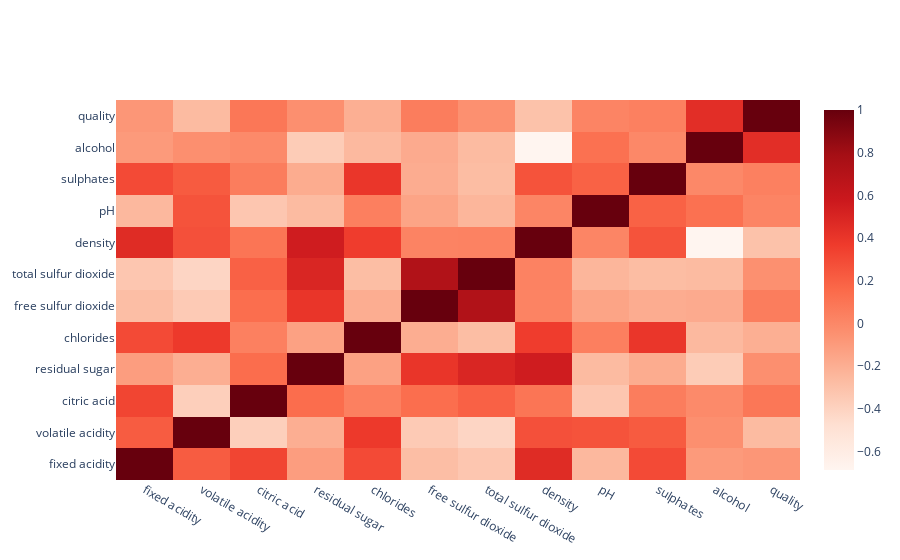

Notebook cell for this chart:
### Code cell
fig = go.Figure()
fig.add_trace(go.Heatmap(
    z=corr_matrix.values,
    x=corr_matrix.columns,
    y=corr_matrix.columns,
    colorscale="Reds"
))
fig.show()

### Figure 1 — Plotly figure (JSON) as saved in the notebook; plotly's stock layout.template omitted (floating-point values rounded to 4 significant figures; data arrays with more than 128 entries replaced by an {"elided": "..."} marker saying what was removed)
{"data": [{"colorscale": [[0, "rgb(255,245,240)"], [0.125, "rgb(254,224,210)"], [0.25, "rgb(252,187,161)"], [0.375, "rgb(252,146,114)"], [0.5, "rgb(251,106,74)"], [0.625, "rgb(239,59,44)"], [0.75, "rgb(203,24,29)"], [0.875, "rgb(165,15,21)"], [1, "rgb(103,0,13)"]], "type": "heatmap", "x": ["fixed acidity", "volatile acidity", "citric acid", "residual sugar", "chlorides", "free sulfur dioxide", "total sulfur dioxide", "density", "pH", "sulphates", "alcohol", "quality"], "y": ["fixed acidity", "volatile acidity", "citric acid", "residual sugar", "chlorides", "free sulfur dioxide", "total sulfur dioxide", "density", "pH", "sulphates", "alcohol", "quality"], "z": {"elided": "12x12 float values"}}], "layout": {}}
